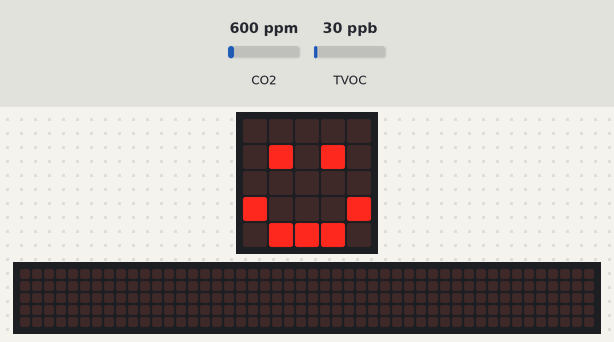
Recording of a program running on a simulated BBC micro:bit running MicroPython. Parts: the board's 5×5 LED display, a strip that is not on the board, showing the scrolling text unrolled. Inputs (shaded band) come from the test bench; at power-on: CO2 600 ppm, TVOC 30 ppb. The 48×5 strip is a reading aid, not a part: it shows the text the display is scrolling, unrolled, one strip-width of it at a time; what the program prints to the serial console is not drawn.

Above: at 15.1 s.
At 16.57 s:
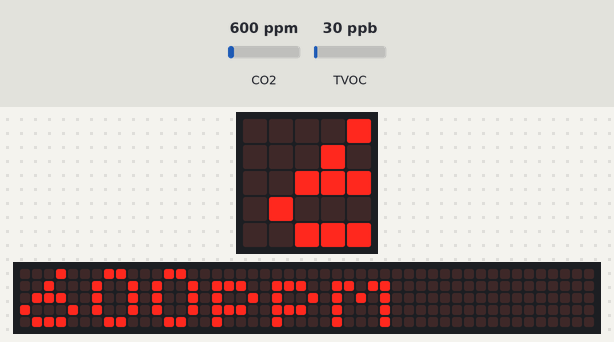
At 17.32 s:
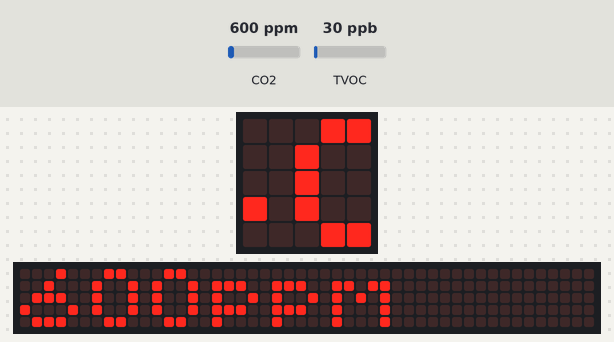
At 18.22 s:
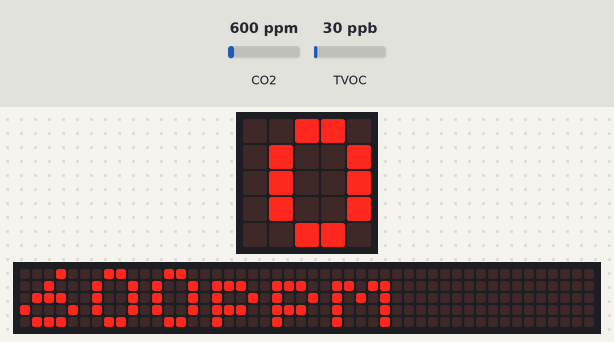
At 19.87 s:
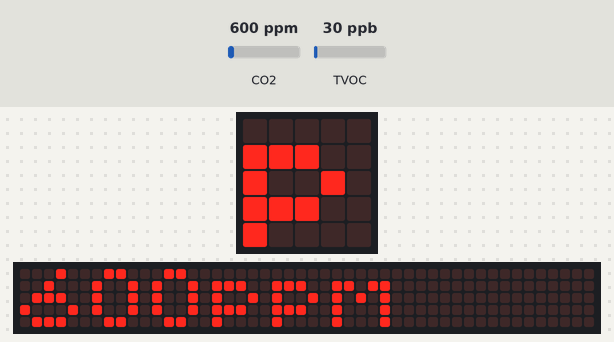
At 21.5 s:
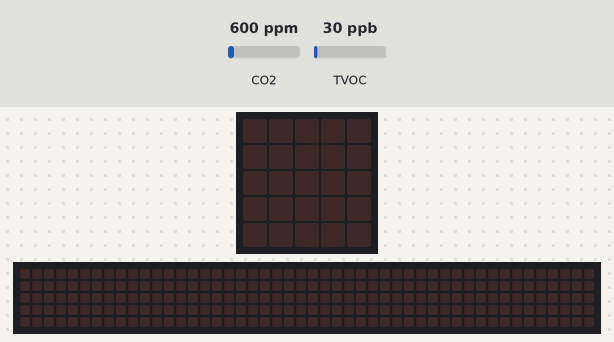

Measured:
- by itself, everything shown: repeats every 7.5 s, in 38 steps
- what the display in image 0 shows lasts 1.0 s, from 15.1 s to 16.1 s
- what the display in image 5 shows lasts 1.0 s, from 21.5 s to 22.5 s

The program:

captor_code.py
```python
from microbit import i2c, sleep, display, Image, running_time

def _crc8(data, crc_init=0xFF):
    crc = crc_init
    for byte in data:
        crc ^= byte
        for _ in range(8):
            if crc & 0x80:
                crc = ((crc << 1) ^ 0x31) & 0xFF
            else:
                crc = (crc << 1) & 0xFF
    return crc

class SGP30:
    def __init__(self, addr=0x58):
        self.addr = addr
        self.init_air_quality()

    def _write_cmd(self, cmd):
        i2c.write(self.addr, cmd)

    def init_air_quality(self):
        self._write_cmd(b'\x20\x03')
        sleep(15000) #It is recommended to use at least 15 seconds. I recommend you 1 or 2 minutes

    def _read_with_crc(self, cmd, value_index):
        self._write_cmd(cmd)
        sleep(24)

        data = i2c.read(self.addr, 6)

        if len(data) != 6:
            raise RuntimeError("I2C read error")

        msb = data[value_index]
        lsb = data[value_index + 1]
        crc_received = data[value_index + 2]

        crc_calculated = _crc8([msb, lsb])

        if crc_calculated != crc_received:
            raise RuntimeError("CRC error")

        return (msb << 8) | lsb

    def eCO2(self):
        return self._read_with_crc(b'\x20\x08', 0)

    def TVOC(self):
        return self._read_with_crc(b'\x20\x08', 3)

print("Initialization of the SGP30...")
sensor = SGP30()
print("Initialization done")

def air_quality(co2):
    if co2 < 800:
        return Image.HAPPY #don't really trust this : it doesn't really reflect the reality (HAPPY can means 200 ppm or 800ppm)
    elif co2 < 1200:
        return Image.MEH
    else:
        return Image.SAD

while True:
    try:
        co2 = sensor.eCO2()
        tvoc = sensor.TVOC()

        t_ms = running_time()

        print("{},{},{}".format(t_ms, co2, tvoc)) #Formated for CSV saving

        display.show(air_quality(co2))
        sleep(1000)
        display.scroll(str(co2) + "ppm")

    except Exception as e:
        print("ERR: {}".format(e))
        display.show(Image.SKULL)
        sleep(2000)

    sleep(1000)
```
